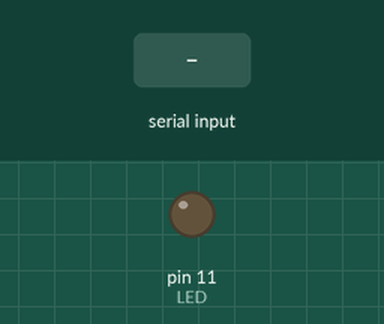
This sketch was run on a simulated Arduino Uno, built with avr-gcc and run on an emulated ATmega328P. Shown: output pins drawn as LEDs (lit = HIGH). The test bench sets the inputs (shaded band). What the sketch prints to the serial monitor is not drawn.

Above: at 1.2 s.
1.3 s: "1" received over the second serial link
At 2.3 s:
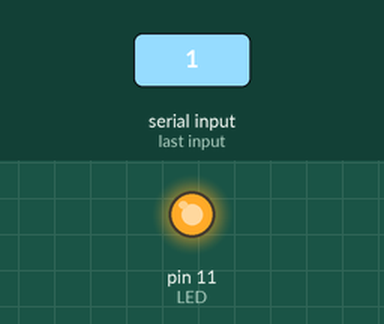
2.8 s: "0" received over the second serial link
At 3.4 s:
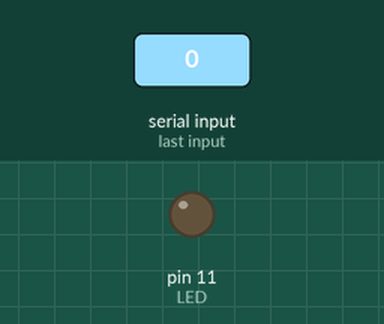
Timing chart, 0 to 5.8 s (numbered marks = the images above; inputs shaded):
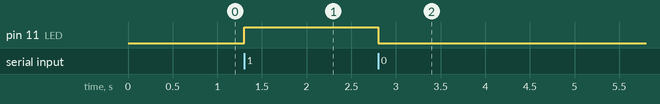

Measured:
- after the input at 1.3 s, pin 11 (LED): LOW → HIGH at once
- after the input at 2.8 s, pin 11 (LED): HIGH → LOW at once

The sketch:

receive_from_arduino.ino
```cpp
#include <SoftwareSerial.h>

char incomingByte;  // incoming data
int  LED = 11;      // LED pin
SoftwareSerial btm(12,13); // rx tx

void setup() {
  Serial.begin(9600);
  btm.begin(9600); // initialization
  pinMode(LED, OUTPUT);
  Serial.println("Press 1 to LED ON or 0 to LED OFF...");
}

void loop() {
  if (btm.available() > 0) {  // if the data came
    incomingByte = btm.read(); // read byte
    if(incomingByte == '0') {
       digitalWrite(LED, LOW);  // if 1, switch LED Off
       btm.println("LED OFF. Press 1 to LED ON!");  // print message
    }
    if(incomingByte == '1') {
       digitalWrite(LED, HIGH); // if 0, switch LED on
       btm.println("LED ON. Press 0 to LED OFF!");
    }
  }
}
```
